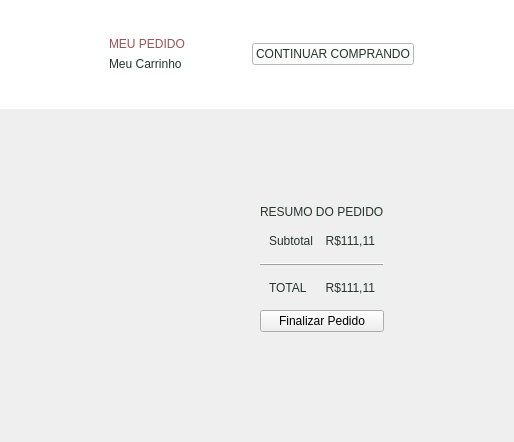
              <widget class="QWidget" name="scrollAreaWidgetContents_2">
               <property name="geometry">
                <rect>
                 <x>0</x>
                 <y>0</y>
                 <width>514</width>
                 <height>442</height>
                </rect>
               </property>
               <property name="cursor">
                <cursorShape>ArrowCursor</cursorShape>
               </property>
               <property name="styleSheet">
                <string notr="true"/>
               </property>
               <layout class="QVBoxLayout" name="verticalLayout_20" stretch="25,75">
                <property name="leftMargin">
                 <number>0</number>
                </property>
                <property name="topMargin">
                 <number>0</number>
                </property>
                <property name="rightMargin">
                 <number>0</number>
                </property>
                <property name="bottomMargin">
                 <number>0</number>
                </property>
                <item>
                 <widget class="QWidget" name="headerCarrinho" native="true">
                  <property name="maximumSize">
                   <size>
                    <width>16777215</width>
                    <height>220</height>
                   </size>
                  </property>
                  <property name="focusPolicy">
                   <enum>Qt::FocusPolicy::NoFocus</enum>
                  </property>
                  <property name="styleSheet">
                   <string notr="true">background-color: #FFFFFF;
</string>
                  </property>
                  <layout class="QHBoxLayout" name="horizontalLayout_3">
                   <property name="leftMargin">
                    <number>100</number>
                   </property>
                   <property name="rightMargin">
                    <number>100</number>
                   </property>
                   <item>
                    <widget class="QWidget" name="headerTextos" native="true">
                     <property name="sizePolicy">
                      <sizepolicy hsizetype="Preferred" vsizetype="Maximum">
                       <horstretch>0</horstretch>
                       <verstretch>0</verstretch>
                      </sizepolicy>
                     </property>
                     <layout class="QVBoxLayout" name="verticalLayout_21">
                      <item>
                       <widget class="QLabel" name="destaqueCarrinho">
                        <property name="sizePolicy">
                         <sizepolicy hsizetype="Preferred" vsizetype="Maximum">
                          <horstretch>0</horstretch>
                          <verstretch>0</verstretch>
                         </sizepolicy>
                        </property>
                        <property name="styleSheet">
                         <string notr="true">color: #9B5252</string>
                        </property>
                        <property name="text">
                         <string>MEU PEDIDO</string>
                        </property>
                       </widget>
                      </item>
                      <item>
                       <widget class="QLabel" name="tituloCarrinho">
                        <property name="sizePolicy">
                         <sizepolicy hsizetype="Preferred" vsizetype="Maximum">
                          <horstretch>0</horstretch>
                          <verstretch>0</verstretch>
                         </sizepolicy>
                        </property>
                        <property name="styleSheet">
                         <string notr="true">color: #24352C</string>
                        </property>
                        <property name="text">
                         <string>Meu Carrinho</string>
                        </property>
                       </widget>
                      </item>
                     </layout>
                    </widget>
                   </item>
                   <item>
                    <widget class="QPushButton" name="btnContinuarComprando">
                     <property name="sizePolicy">
                      <sizepolicy hsizetype="Maximum" vsizetype="Fixed">
                       <horstretch>0</horstretch>
                       <verstretch>0</verstretch>
                      </sizepolicy>
                     </property>
                     <property name="styleSheet">
                      <string notr="true">color: #24352C;</string>
                     </property>
                     <property name="text">
                      <string>CONTINUAR COMPRANDO</string>
                     </property>
                    </widget>
                   </item>
                  </layout>
                 </widget>
                </item>
                <item>
                 <widget class="QWidget" name="bodyCarrinho" native="true">
                  <layout class="QHBoxLayout" name="horizontalLayout_5" stretch="70,30">
                   <property name="leftMargin">
                    <number>100</number>
                   </property>
                   <property name="topMargin">
                    <number>60</number>
                   </property>
                   <property name="rightMargin">
                    <number>100</number>
                   </property>
                   <property name="bottomMargin">
                    <number>60</number>
                   </property>
                   <item alignment="Qt::AlignmentFlag::AlignTop">
                    <widget class="QWidget" name="listaProdutos" native="true">
                     <property name="sizePolicy">
                      <sizepolicy hsizetype="Expanding" vsizetype="Preferred">
                       <horstretch>0</horstretch>
                       <verstretch>0</verstretch>
                      </sizepolicy>
                     </property>
                     <layout class="QVBoxLayout" name="verticalLayout_25">
                      <property name="leftMargin">
                       <number>0</number>
                      </property>
                      <property name="topMargin">
                       <number>0</number>
                      </property>
                      <property name="rightMargin">
                       <number>0</number>
                      </property>
                      <property name="bottomMargin">
                       <number>0</number>
                      </property>
                     </layout>
                    </widget>
                   </item>
                   <item alignment="Qt::AlignmentFlag::AlignTop">
                    <widget class="QWidget" name="resumoCompra" native="true">
                     <layout class="QVBoxLayout" name="verticalLayout_23" stretch="10,0,0,0,0">
                      <property name="leftMargin">
                       <number>30</number>
                      </property>
                      <property name="topMargin">
                       <number>30</number>
                      </property>
                      <property name="rightMargin">
                       <number>30</number>
                      </property>
                      <property name="bottomMargin">
                       <number>30</number>
                      </property>
                      <item>
                       <widget class="QLabel" name="labelResumo">
                        <property name="sizePolicy">
                         <sizepolicy hsizetype="Preferred" vsizetype="Preferred">
                          <horstretch>0</horstretch>
                          <verstretch>0</verstretch>
                         </sizepolicy>
                        </property>
                        <property name="styleSheet">
                         <string notr="true">color: #24352C; background-color: transparent</string>
                        </property>
                        <property name="text">
                         <string>RESUMO DO PEDIDO</string>
                        </property>
                        <property name="alignment">
                         <set>Qt::AlignmentFlag::AlignLeading|Qt::AlignmentFlag::AlignLeft|Qt::AlignmentFlag::AlignVCenter</set>
                        </property>
                        <property name="wordWrap">
                         <bool>false</bool>
                        </property>
                       </widget>
                      </item>
                      <item>
                       <widget class="QWidget" name="linhaSubtotal" native="true">
                        <property name="sizePolicy">
                         <sizepolicy hsizetype="Preferred" vsizetype="Preferred">
                          <horstretch>0</horstretch>
                          <verstretch>0</verstretch>
                         </sizepolicy>
                        </property>
                        <property name="styleSheet">
                         <string notr="true">background-color: transparent</string>
                        </property>
                        <layout class="QHBoxLayout" name="horizontalLayout_8">
                         <item>
                          <widget class="QLabel" name="labelSubtotal">
                           <property name="styleSheet">
                            <string notr="true">color: #24352C</string>
                           </property>
                           <property name="text">
                            <string>Subtotal</string>
                           </property>
                          </widget>
                         </item>
                         <item>
                          <widget class="QLabel" name="valorSubtotal">
                           <property name="styleSheet">
                            <string notr="true">color: #24352C</string>
                           </property>
                           <property name="text">
                            <string>R$111,11</string>
                           </property>
                           <property name="alignment">
                            <set>Qt::AlignmentFlag::AlignRight|Qt::AlignmentFlag::AlignTrailing|Qt::AlignmentFlag::AlignVCenter</set>
                           </property>
                          </widget>
                         </item>
                        </layout>
                       </widget>
                      </item>
                      <item>
                       <widget class="Line" name="line_2">
                        <property name="frameShadow">
                         <enum>QFrame::Shadow::Raised</enum>
                        </property>
                        <property name="orientation">
                         <enum>Qt::Orientation::Horizontal</enum>
                        </property>
                       </widget>
                      </item>
                      <item>
                       <widget class="QWidget" name="linhaTotal" native="true">
                        <property name="sizePolicy">
                         <sizepolicy hsizetype="Preferred" vsizetype="Preferred">
                          <horstretch>0</horstretch>
                          <verstretch>0</verstretch>
                         </sizepolicy>
                        </property>
                        <property name="styleSheet">
                         <string notr="true">background-color: transparent</string>
                        </property>
                        <layout class="QHBoxLayout" name="horizontalLayout_9">
                         <item>
                          <widget class="QLabel" name="labelTotal">
                           <property name="styleSheet">
                            <string notr="true">color: #24352C</string>
                           </property>
                           <property name="text">
                            <string>TOTAL</string>
                           </property>
                          </widget>
                         </item>
                         <item>
                          <widget class="QLabel" name="valorTotal">
                           <property name="styleSheet">
                            <string notr="true">color: #24352C</string>
                           </property>
                           <property name="text">
                            <string>R$111,11</string>
                           </property>
                           <property name="alignment">
                            <set>Qt::AlignmentFlag::AlignRight|Qt::AlignmentFlag::AlignTrailing|Qt::AlignmentFlag::AlignVCenter</set>
                           </property>
                          </widget>
                         </item>
                        </layout>
                       </widget>
                      </item>
                      <item>
                       <widget class="QPushButton" name="btnFinalizar">
                        <property name="text">
                         <string>Finalizar Pedido</string>
                        </property>
                       </widget>
                      </item>
                     </layout>
                    </widget>
                   </item>
                  </layout>
                 </widget>
                </item>
               </layout>
              </widget>
